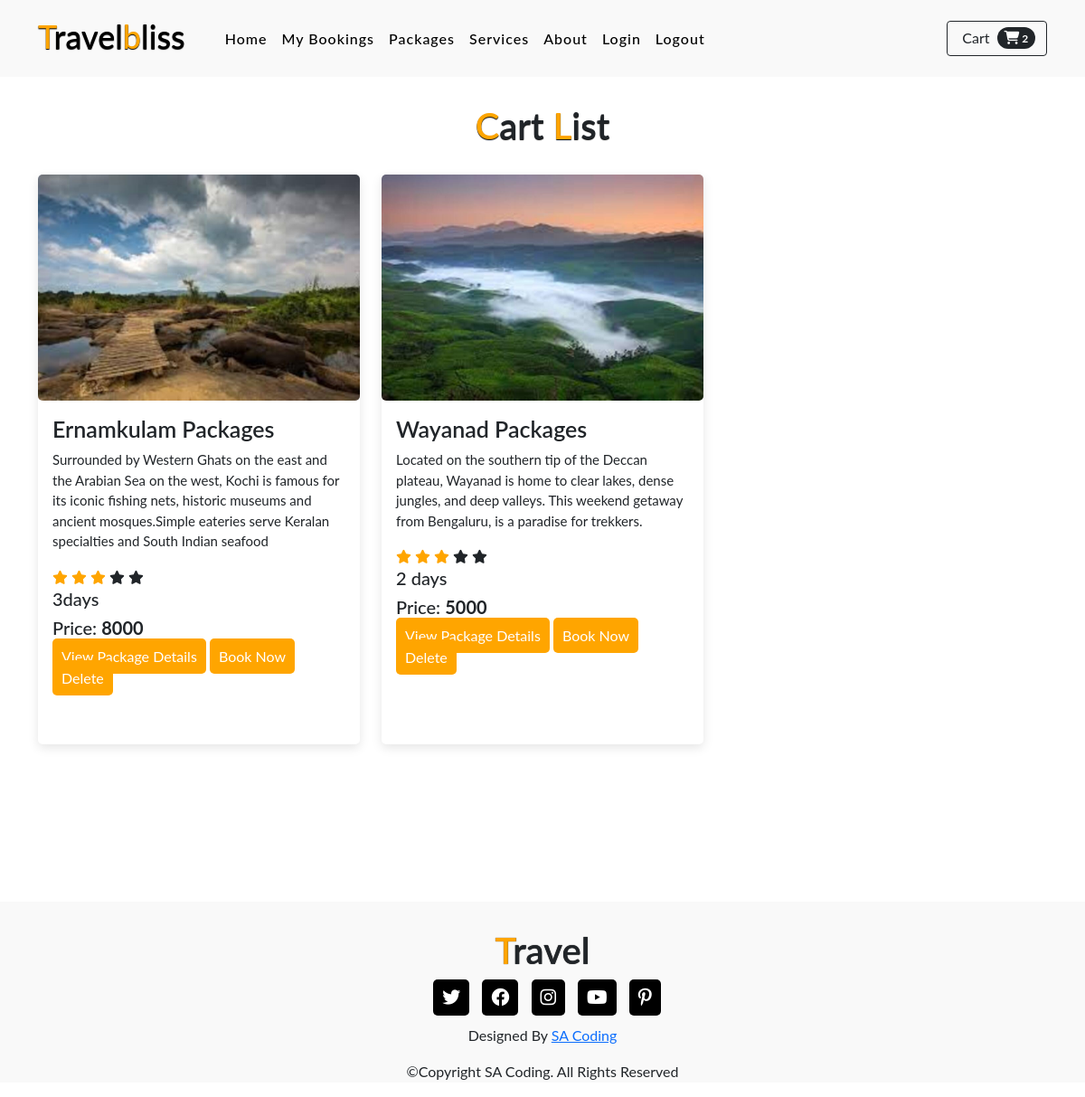
/cart/list (signed in), run on the app's committed database.
### travelapp/models.py (models this page shows)
class Carts(models.Model):
    user=models.ForeignKey(User,on_delete=models.CASCADE)
    package_name=models.ForeignKey(Packages, on_delete=models.CASCADE)
    options=(
        ('in-cart','in-cart'),#like key-value pair
        ('cancelled','cancelled'),
        ('booked','booked'),
    )
    status=models.CharField(max_length=100,choices=options,default='in-cart')

class Packages(models.Model):
    district_name=models.ForeignKey(District,on_delete=models.CASCADE)
    package_name = models.CharField(max_length=100)
    description = models.CharField(max_length=255)
    price = models.PositiveIntegerField()
    duration = models.CharField(max_length=100)
    image = models.ImageField(upload_to='image',null=True)
    is_active = models.BooleanField(default=True)

### travelapp/views.py (the view)
# urls.py: path('cart/list',views.CartListView.as_view(), name='cart_list_view'),
@method_decorator(login_required,name="dispatch")
class CartListView(View):
     def get(self,request, *args, **kwargs):
         cart=Carts.objects.filter(user=request.user).exclude(status='booked')
         print(cart)
         return render(request,'cart_list.html',{'cart':cart})

### travelapp/context_processors.py (called while the page is built)
def cart_count_context(request):
    if request.user.is_authenticated:
        count=Carts.objects.filter(user_id=request.user).exclude(status='booked').count()
        return {'count':count}
    else:
        return {'count':0}

### travelapp/templates/cart_list.html (shortened to what this page needs)
{% extends 'index.html' %}
{% block content %}
<section class="packages" id="packages">
  <div class="container">
   <div class="main-txt">
     <h1><span>C</span>art <span>L</span>ist</h1>
   </div>
    <div class="row" style="margin-top: 30px;">
      {% for package in cart %}
      <div class="col-md-4 py-3 py-md-0">
        <div class="card mb-4">
          <div class="image-container">
            <img src="{{package.package_name.image.url}}" alt="">
          </div>
          <div class="card-body " style="height: 380px;">
           <h3>{{package.package_name.package_name}}</h3>
           <p>{{package.package_name.description}} </p>
            <div class="star">
              <i class="fa-solid fa-star checked"></i>
              <i class="fa-solid fa-star checked"></i>
              <i class="fa-solid fa-star checked"></i>
              <i class="fa-solid fa-star "></i>
              <i class="fa-solid fa-star "></i>
            </div>
            <h6>{{package.package_name.duration}}</h6>
            <h6>Price: <strong>{{package.package_name.price}}</strong></h6>
            <a href="{% url 'cart_list_detail_view' package.package_name.id %}">View Package Details</a>
            <a href="{% url 'cart_booking_view' package.package_name.id package.id %}">Book Now</a>
            <a href="{% url 'cart_delete' package.id %}">Delete</a>
          </div>
        </div>
      </div>
      {% endfor %}
      <br>
      <br>
      <br>
    </div>
</section>
{% endblock %}

### travelapp/static/style.css (style rules this page uses)
* { margin: 0; padding: 0; box-sizing: border-box; text-decoration: none; list-style: none; scroll-behavior: smooth; font-family: 'Lato', sans-serif; }
.main-txt h1 { text-align: center; margin-top: 30px; font-weight: 600; text-shadow: 0px 1px 1px black; }
.main-txt h1 span { color: #ffa500; }
.packages .card { border-radius: 5px; border: none; box-shadow: rgba(0,0,0,0.1) 0px 4px 12px; }
.packages .card img { border-radius: 5px; }
.packages .card .card-body { background: transparent; }
.packages .card .card-body h3 { font-size: 25px; font-weight: 600; }
.packages .card .card-body p { font-size: 15px; }
.checked { color: #ffa500; }
.star i { font-size: 15px; }
.packages .card .card-body h6 { font-size: 20px; }
.packages .card .card-body a { padding: 10px; text-decoration: none; background: #ffa500; color: white; border-radius: 5px; }

### travelapp/templates/cart_list.html (style rules this page uses)
.image-container img { width: 100%; height: 250px; object-fit: cover; }

### data on the page
Carts: package_name.image (picture), package_name.package_name "Ernamkulam Packages", package_name.description "Surrounded by Western Ghats on the east and the Arabian Sea on the west, Kochi is famous for its iconic fishing nets, historic museums and ancient mosques.Simple eateries serve Keralan specialties and South Indian seafood", package_name.duration "3days", package_name.price "8000"
Carts: package_name.image (picture), package_name.package_name "Wayanad Packages", package_name.description "Located on the southern tip of the Deccan plateau, Wayanad is home to clear lakes, dense jungles, and deep valleys. This weekend getaway from Bengaluru, is a paradise for trekkers.", package_name.duration "2 days", package_name.price "5000"

### other printed values
{{ count }} "2"
